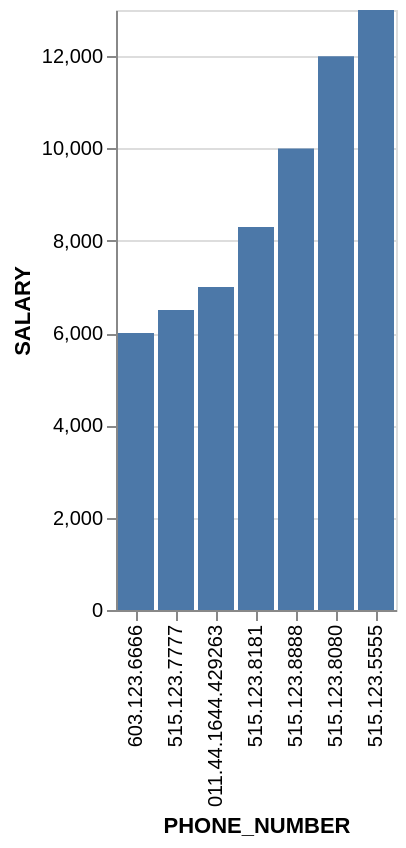

Write a Vega-Lite specification for this figure.
### Vega-Lite specification from a JSON file in a GitHub repository (floating-point values rounded to 4 significant figures)
{"data": {"values": [{"x_data": "603.123.6666", "y_data": 6000}, {"x_data": "515.123.7777", "y_data": 6500}, {"x_data": "011.44.1644.429263", "y_data": 7000}, {"x_data": "515.123.8181", "y_data": 8300}, {"x_data": "515.123.8888", "y_data": 10000}, {"x_data": "515.123.8080", "y_data": 12000}, {"x_data": "515.123.5555", "y_data": 13000}]}, "mark": "bar", "encoding": {"x": {"field": "x_data", "type": "nominal", "title": "PHONE_NUMBER", "sort": {"op": "sum", "field": "y_data", "order": "ascending"}}, "y": {"field": "y_data", "type": "quantitative", "title": "SALARY"}}}
